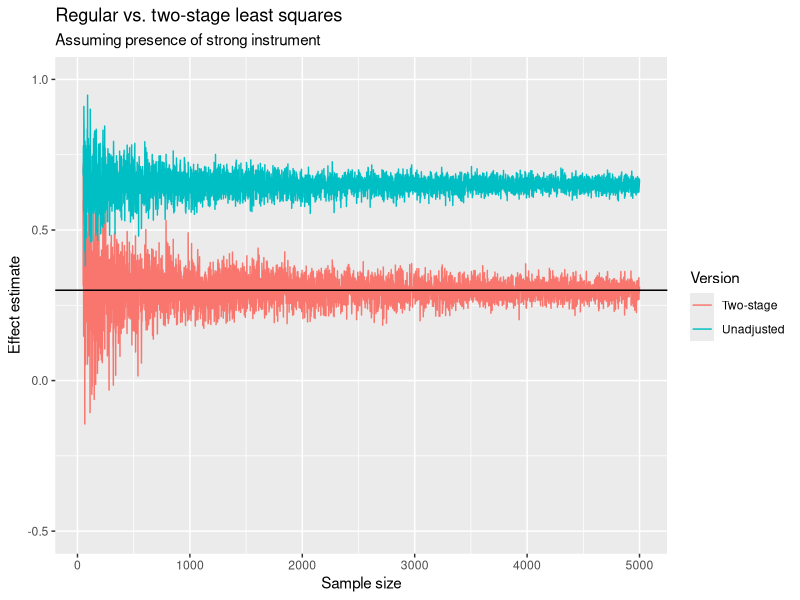
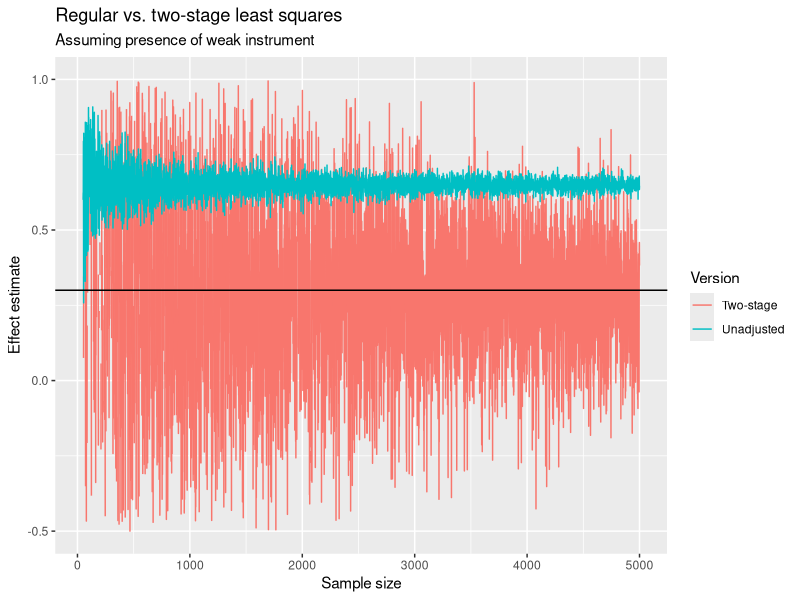

These charts were generated, in order, by the following R code:
## ---- chunk 1
knitr::opts_chunk$set(echo = TRUE, warning = FALSE, message = FALSE)

library(ggplot2)
library(mvtnorm)
## ---- chunk 2
minN <- 50
maxN <- 5000

cor_x1_z <- 0.7
cor_x1_x2 <- -0.5
cor_x2_z <- 0.0

sigma <- matrix(c(1,cor_x1_x2,cor_x1_z,
                  cor_x1_x2,1,cor_x2_z,
                  cor_x1_z,cor_x2_z,1),ncol = 3)

beta_2s <- rep(NA,maxN-minN+1) 
beta    <- rep(NA,maxN-minN+1)

# Loop 
i <- 1
for (n in minN:maxN) {

  X <- rmvnorm(n,mean=c(0,0,0),sigma=sigma, method="eigen")
  x1 <- X[,1]
  x2 <- X[,2]
  z <-  X[,3]
  
  y <- 0.3*x1 - 0.7*x2 + rnorm(n) 
  xhat <- lm(x1 ~ z)$fitted.values
  
  beta[i] <- lm(y ~ x1)$coefficients[2]
  beta_2s[i] <- lm(y ~ xhat)$coefficients[2]
  i <- i+1

}

# Make dfs
df_raw <- data.frame(n=minN:maxN,beta=beta,Version=rep('Unadjusted',maxN-minN+1))
df_2s  <-  data.frame(n=minN:maxN,beta=beta_2s,Version=rep('Two-stage',maxN-minN+1))
df <- rbind(df_raw,df_2s)
## ---- chunk 3
ggplot(df, aes(x=n,y=beta,color=Version)) + geom_line() + geom_hline(yintercept = 0.3) +      labs(x='Sample size',
       y = 'Effect estimate',
       title='Regular vs. two-stage least squares',
       subtitle='Assuming presence of strong instrument') +
  scale_y_continuous(limits=c(-0.5,1))
## ---- chunk 4
minN <- 50
maxN <- 5000

cor_x1_z <- 0.1
cor_x1_x2 <- -0.5
cor_x2_z <- 0.0

sigma <- matrix(c(1,cor_x1_x2,cor_x1_z,
                  cor_x1_x2,1,cor_x2_z,
                  cor_x1_z,cor_x2_z,1),ncol = 3)

beta_2s <- rep(NA,maxN-minN+1) 
beta    <- rep(NA,maxN-minN+1)

# Loop 
i <- 1
for (n in minN:maxN) {

  X <- rmvnorm(n,mean=c(0,0,0),sigma=sigma, method="eigen")
  x1 <- X[,1]
  x2 <- X[,2]
  z <-  X[,3]
  
  y <- 0.3*x1 - 0.7*x2 + rnorm(n) 
  xhat <- lm(x1 ~ z)$fitted.values
  
  beta[i] <- lm(y ~ x1)$coefficients[2]
  beta_2s[i] <- lm(y ~ xhat)$coefficients[2]
  i <- i+1

}

# Make dfs
df_raw <- data.frame(n=minN:maxN,beta=beta,Version=rep('Unadjusted',maxN-minN+1))
df_2s  <-  data.frame(n=minN:maxN,beta=beta_2s,Version=rep('Two-stage',maxN-minN+1))
df <- rbind(df_raw,df_2s)
## ---- chunk 5
ggplot(df, aes(x=n,y=beta,color=Version)) + geom_line() + geom_hline(yintercept = 0.3) +   labs(x='Sample size',
       y = 'Effect estimate',
       title='Regular vs. two-stage least squares',
       subtitle='Assuming presence of weak instrument') +
       scale_y_continuous(limits=c(-0.5,1))
